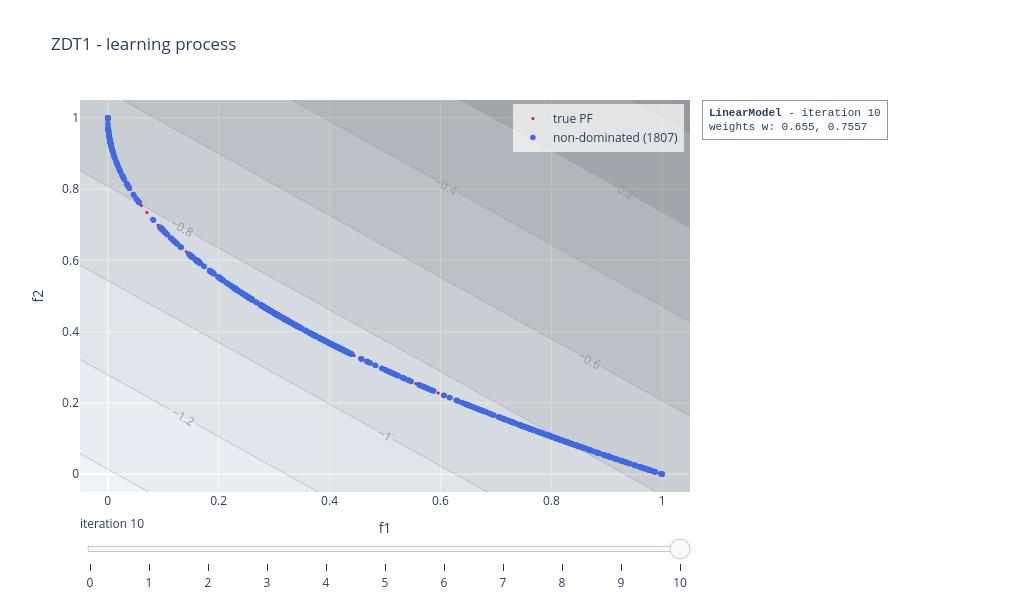

Notebook code for this chart:
### Code cell
linear_model.visualise("learning", plot_scalarisation = True, show = False)

### Figure 1 — Plotly figure (JSON) as saved in the notebook; plotly's stock layout.template omitted (floating-point values rounded to 4 significant figures; data arrays with more than 128 entries replaced by an {"elided": "..."} marker saying what was removed)
{"data": [{"marker": {"color": "crimson", "size": 3}, "mode": "markers", "name": "true PF", "type": "scatter", "x": [0.0, 0.0101, 0.0202, 0.0303, 0.0404, 0.05051, 0.06061, 0.07071, 0.08081, 0.09091, 0.101, 0.1111, 0.1212, 0.1313, 0.1414, 0.1515, 0.1616, 0.1717, 0.1818, 0.1919, 0.202, 0.2121, 0.2222, 0.2323, 0.2424, 0.2525, 0.2626, 0.2727, 0.2828, 0.2929, 0.303, 0.3131, 0.3232, 0.3333, 0.3434, 0.3535, 0.3636, 0.3737, 0.3838, 0.3939, 0.404, 0.4141, 0.4242, 0.4343, 0.4444, 0.4545, 0.4646, 0.4747, 0.4848, 0.4949, 0.5051, 0.5152, 0.5253, 0.5354, 0.5455, 0.5556, 0.5657, 0.5758, 0.5859, 0.596, 0.6061, 0.6162, 0.6263, 0.6364, 0.6465, 0.6566, 0.6667, 0.6768, 0.6869, 0.697, 0.7071, 0.7172, 0.7273, 0.7374, 0.7475, 0.7576, 0.7677, 0.7778, 0.7879, 0.798, 0.8081, 0.8182, 0.8283, 0.8384, 0.8485, 0.8586, 0.8687, 0.8788, 0.8889, 0.899, 0.9091, 0.9192, 0.9293, 0.9394, 0.9495, 0.9596, 0.9697, 0.9798, 0.9899, 1.0], "y": [1.0, 0.8995, 0.8579, 0.8259, 0.799, 0.7753, 0.7538, 0.7341, 0.7157, 0.6985, 0.6822, 0.6667, 0.6518, 0.6376, 0.6239, 0.6108, 0.598, 0.5856, 0.5736, 0.5619, 0.5505, 0.5394, 0.5286, 0.518, 0.5076, 0.4975, 0.4875, 0.4778, 0.4682, 0.4588, 0.4495, 0.4404, 0.4315, 0.4226, 0.414, 0.4054, 0.397, 0.3887, 0.3805, 0.3724, 0.3644, 0.3565, 0.3487, 0.341, 0.3333, 0.3258, 0.3184, 0.311, 0.3037, 0.2965, 0.2893, 0.2823, 0.2753, 0.2683, 0.2615, 0.2546, 0.2479, 0.2412, 0.2346, 0.228, 0.2215, 0.215, 0.2086, 0.2023, 0.196, 0.1897, 0.1835, 0.1773, 0.1712, 0.1652, 0.1591, 0.1531, 0.1472, 0.1413, 0.1354, 0.1296, 0.1238, 0.1181, 0.1124, 0.1067, 0.1011, 0.09547, 0.0899, 0.08437, 0.07887, 0.0734, 0.06797, 0.06256, 0.05719, 0.05185, 0.04654, 0.04126, 0.036, 0.03078, 0.02558, 0.02041, 0.01527, 0.01015, 0.005063, 0.0]}, {"marker": {"color": "royalblue", "size": 5.5}, "mode": "markers", "name": "non-dominated (1807)", "type": "scatter", "x": {"elided": "1807 float values"}, "y": {"elided": "1807 float values"}}, {"colorscale": [[0, "rgb(255,255,255)"], [0.125, "rgb(240,240,240)"], [0.25, "rgb(217,217,217)"], [0.375, "rgb(189,189,189)"], [0.5, "rgb(150,150,150)"], [0.625, "rgb(115,115,115)"], [0.75, "rgb(82,82,82)"], [0.875, "rgb(37,37,37)"], [1, "rgb(0,0,0)"]], "contours": {"showlabels": true}, "opacity": 0.35, "showlegend": false, "showscale": false, "type": "contour", "x": [-0.05, -0.03136, -0.01271, 0.005932, 0.02458, 0.04322, 0.06186, 0.08051, 0.09915, 0.1178, 0.1364, 0.1551, 0.1737, 0.1924, 0.211, 0.2297, 0.2483, 0.2669, 0.2856, 0.3042, 0.3229, 0.3415, 0.3602, 0.3788, 0.3975, 0.4161, 0.4347, 0.4534, 0.472, 0.4907, 0.5093, 0.528, 0.5466, 0.5653, 0.5839, 0.6025, 0.6212, 0.6398, 0.6585, 0.6771, 0.6958, 0.7144, 0.7331, 0.7517, 0.7703, 0.789, 0.8076, 0.8263, 0.8449, 0.8636, 0.8822, 0.9008, 0.9195, 0.9381, 0.9568, 0.9754, 0.9941, 1.013, 1.031, 1.05], "y": [-0.05, -0.03136, -0.01271, 0.005932, 0.02458, 0.04322, 0.06186, 0.08051, 0.09915, 0.1178, 0.1364, 0.1551, 0.1737, 0.1924, 0.211, 0.2297, 0.2483, 0.2669, 0.2856, 0.3042, 0.3229, 0.3415, 0.3602, 0.3788, 0.3975, 0.4161, 0.4347, 0.4534, 0.472, 0.4907, 0.5093, 0.528, 0.5466, 0.5653, 0.5839, 0.6025, 0.6212, 0.6398, 0.6585, 0.6771, 0.6958, 0.7144, 0.7331, 0.7517, 0.7703, 0.789, 0.8076, 0.8263, 0.8449, 0.8636, 0.8822, 0.9008, 0.9195, 0.9381, 0.9568, 0.9754, 0.9941, 1.013, 1.031, 1.05], "z": {"elided": "60x60 float values"}}], "layout": {"annotations": [{"align": "left", "bgcolor": "rgba(255,255,255,0.85)", "bordercolor": "#999999", "borderpad": 6, "borderwidth": 1, "font": {"family": "Courier New, monospace", "size": 11}, "showarrow": false, "text": "<b>LinearModel</b> - iteration 10<br>weights w: 0.655, 0.7557", "x": 1.02, "xanchor": "left", "xref": "paper", "y": 1, "yanchor": "top", "yref": "paper"}], "height": 600, "legend": {"bgcolor": "rgba(255,255,255,0.7)", "x": 0.99, "xanchor": "right", "y": 0.99, "yanchor": "top"}, "margin": {"r": 330}, "showlegend": true, "sliders": [{"active": 10, "currentvalue": {"prefix": "iteration "}, "steps": [{"args": [["0"], {"frame": {"redraw": true}, "mode": "immediate"}], "label": "0", "method": "animate"}, {"args": [["1"], {"frame": {"redraw": true}, "mode": "immediate"}], "label": "1", "method": "animate"}, {"args": [["2"], {"frame": {"redraw": true}, "mode": "immediate"}], "label": "2", "method": "animate"}, {"args": [["3"], {"frame": {"redraw": true}, "mode": "immediate"}], "label": "3", "method": "animate"}, {"args": [["4"], {"frame": {"redraw": true}, "mode": "immediate"}], "label": "4", "method": "animate"}, {"args": [["5"], {"frame": {"redraw": true}, "mode": "immediate"}], "label": "5", "method": "animate"}, {"args": [["6"], {"frame": {"redraw": true}, "mode": "immediate"}], "label": "6", "method": "animate"}, {"args": [["7"], {"frame": {"redraw": true}, "mode": "immediate"}], "label": "7", "method": "animate"}, {"args": [["8"], {"frame": {"redraw": true}, "mode": "immediate"}], "label": "8", "method": "animate"}, {"args": [["9"], {"frame": {"redraw": true}, "mode": "immediate"}], "label": "9", "method": "animate"}, {"args": [["10"], {"frame": {"redraw": true}, "mode": "immediate"}], "label": "10", "method": "animate"}]}], "title": {"text": "ZDT1 - learning process"}, "width": 1020, "xaxis": {"range": [-0.05, 1.05], "title": {"text": "f1"}}, "yaxis": {"range": [-0.05, 1.05], "title": {"text": "f2"}}}}
